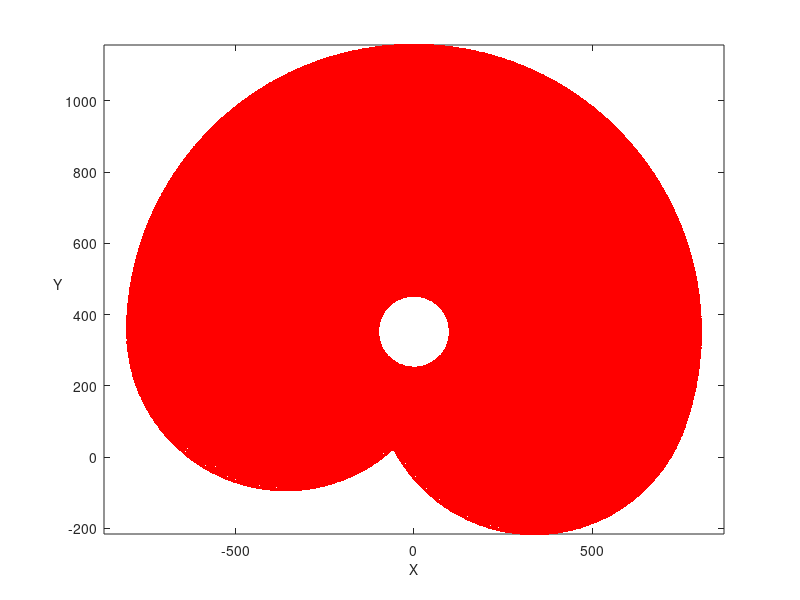

This figure's MATLAB source:
clear ; close all ; clc ; %initialisation

%Définition des variables articulaires (Longueurs et angles)

OA = 352 ; AB = 360 ; BC = 360 ; CP = 85 ;

l1 = AB ; l2 = BC ; l3 = CP ;

theta1 = linspace(180,-20,100) ;
theta2 = linspace(150,-150,100) ;
theta3 = linspace(115,-115,100);

[THETA1 , THETA2 , THETA3] = meshgrid (theta1,theta2,theta3);%matrice comportant les angle

%Calcul des coordonnées des centres des axes.

Bx = l1*cosd(THETA1);
By = OA + l1*sind(THETA1);
    
Cx = Bx + l2*cosd(THETA1 + THETA2);
Cy = By + l2*sind(THETA1 + THETA2);

X = Cx + l3*cosd(THETA1 + THETA2 + THETA3);
Y = Cy + l3*sind(THETA1 + THETA2 + THETA3);


plot(X(:),Y(:),'r.')
axis equal;
xlabel('X','fontsize',10)
ylabel('Y','fontsize',10,'Rotation',0)%nom de axe verticale
